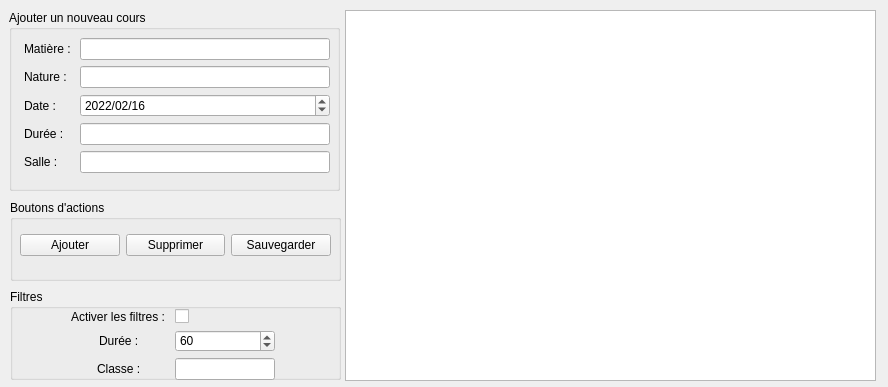
<?xml version="1.0" encoding="UTF-8"?>
<ui version="4.0">
 <class>Widget</class>
 <widget class="QWidget" name="Widget">
  <property name="geometry">
   <rect>
    <x>0</x>
    <y>0</y>
    <width>888</width>
    <height>387</height>
   </rect>
  </property>
  <property name="windowTitle">
   <string>Widget</string>
  </property>
  <widget class="QTableView" name="tvTable">
   <property name="geometry">
    <rect>
     <x>345</x>
     <y>10</y>
     <width>531</width>
     <height>371</height>
    </rect>
   </property>
   <property name="alternatingRowColors">
    <bool>true</bool>
   </property>
   <property name="sortingEnabled">
    <bool>true</bool>
   </property>
  </widget>
  <widget class="QGroupBox" name="gb_buttons">
   <property name="geometry">
    <rect>
     <x>10</x>
     <y>200</y>
     <width>331</width>
     <height>81</height>
    </rect>
   </property>
   <property name="title">
    <string>Boutons d'actions</string>
   </property>
   <widget class="QWidget" name="layoutWidget">
    <property name="geometry">
     <rect>
      <x>10</x>
      <y>20</y>
      <width>311</width>
      <height>51</height>
     </rect>
    </property>
    <layout class="QHBoxLayout" name="hl_buttons" stretch="10,0,10">
     <property name="sizeConstraint">
      <enum>QLayout::SetDefaultConstraint</enum>
     </property>
     <property name="topMargin">
      <number>0</number>
     </property>
     <property name="bottomMargin">
      <number>0</number>
     </property>
     <item>
      <widget class="QPushButton" name="addButton">
       <property name="maximumSize">
        <size>
         <width>100</width>
         <height>16777215</height>
        </size>
       </property>
       <property name="text">
        <string>Ajouter</string>
       </property>
      </widget>
     </item>
     <item>
      <widget class="QPushButton" name="deleteButton">
       <property name="sizePolicy">
        <sizepolicy hsizetype="Minimum" vsizetype="Maximum">
         <horstretch>0</horstretch>
         <verstretch>0</verstretch>
        </sizepolicy>
       </property>
       <property name="text">
        <string>Supprimer</string>
       </property>
      </widget>
     </item>
     <item>
      <widget class="QPushButton" name="submitButton">
       <property name="maximumSize">
        <size>
         <width>100</width>
         <height>16777215</height>
        </size>
       </property>
       <property name="text">
        <string>Sauvegarder</string>
       </property>
      </widget>
     </item>
    </layout>
   </widget>
  </widget>
  <widget class="QGroupBox" name="gb_actions">
   <property name="geometry">
    <rect>
     <x>9</x>
     <y>10</y>
     <width>331</width>
     <height>181</height>
    </rect>
   </property>
   <property name="title">
    <string>Ajouter un nouveau cours</string>
   </property>
   <widget class="QWidget" name="layoutWidget">
    <property name="geometry">
     <rect>
      <x>0</x>
      <y>20</y>
      <width>331</width>
      <height>151</height>
     </rect>
    </property>
    <layout class="QFormLayout" name="lf_form">
     <property name="labelAlignment">
      <set>Qt::AlignLeading|Qt::AlignLeft|Qt::AlignVCenter</set>
     </property>
     <property name="formAlignment">
      <set>Qt::AlignCenter</set>
     </property>
     <item row="0" column="1">
      <widget class="QLineEdit" name="le_subject">
       <property name="maximumSize">
        <size>
         <width>250</width>
         <height>16777215</height>
        </size>
       </property>
      </widget>
     </item>
     <item row="1" column="0">
      <widget class="QLabel" name="l_type">
       <property name="text">
        <string>Nature : </string>
       </property>
      </widget>
     </item>
     <item row="1" column="1">
      <widget class="QLineEdit" name="le_type">
       <property name="maximumSize">
        <size>
         <width>250</width>
         <height>16777215</height>
        </size>
       </property>
      </widget>
     </item>
     <item row="2" column="0">
      <widget class="QLabel" name="l_date">
       <property name="text">
        <string>Date : </string>
       </property>
      </widget>
     </item>
     <item row="2" column="1">
      <widget class="QDateEdit" name="le_date">
       <property name="maximumSize">
        <size>
         <width>250</width>
         <height>16777215</height>
        </size>
       </property>
       <property name="dateTime">
        <datetime>
         <hour>0</hour>
         <minute>0</minute>
         <second>0</second>
         <year>2022</year>
         <month>2</month>
         <day>16</day>
        </datetime>
       </property>
       <property name="maximumDateTime">
        <datetime>
         <hour>23</hour>
         <minute>59</minute>
         <second>59</second>
         <year>2030</year>
         <month>12</month>
         <day>31</day>
        </datetime>
       </property>
       <property name="minimumDateTime">
        <datetime>
         <hour>0</hour>
         <minute>0</minute>
         <second>0</second>
         <year>2010</year>
         <month>9</month>
         <day>14</day>
        </datetime>
       </property>
       <property name="currentSection">
        <enum>QDateTimeEdit::YearSection</enum>
       </property>
       <property name="displayFormat">
        <string>yyyy/MM/dd</string>
       </property>
      </widget>
     </item>
     <item row="3" column="0">
      <widget class="QLabel" name="l_duration">
       <property name="text">
        <string>Durée : </string>
       </property>
      </widget>
     </item>
     <item row="3" column="1">
      <widget class="QLineEdit" name="le_duration">
       <property name="maximumSize">
        <size>
         <width>250</width>
         <height>16777215</height>
        </size>
       </property>
      </widget>
     </item>
     <item row="4" column="0">
      <widget class="QLabel" name="l_classroom">
       <property name="text">
        <string>Salle : </string>
       </property>
      </widget>
     </item>
     <item row="4" column="1">
      <widget class="QLineEdit" name="le_classroom">
       <property name="maximumSize">
        <size>
         <width>250</width>
         <height>16777215</height>
        </size>
       </property>
      </widget>
     </item>
     <item row="0" column="0">
      <widget class="QLabel" name="l_subject">
       <property name="text">
        <string>Matière : </string>
       </property>
      </widget>
     </item>
    </layout>
   </widget>
  </widget>
  <widget class="QGroupBox" name="gb_filters">
   <property name="geometry">
    <rect>
     <x>10</x>
     <y>289</y>
     <width>331</width>
     <height>91</height>
    </rect>
   </property>
   <property name="title">
    <string>Filtres</string>
   </property>
   <widget class="QWidget" name="formLayoutWidget">
    <property name="geometry">
     <rect>
      <x>10</x>
      <y>20</y>
      <width>301</width>
      <height>71</height>
     </rect>
    </property>
    <layout class="QFormLayout" name="formLayout">
     <property name="labelAlignment">
      <set>Qt::AlignCenter</set>
     </property>
     <property name="formAlignment">
      <set>Qt::AlignCenter</set>
     </property>
     <item row="1" column="1">
      <widget class="QDoubleSpinBox" name="dsb_duration">
       <property name="maximumSize">
        <size>
         <width>100</width>
         <height>16777215</height>
        </size>
       </property>
       <property name="decimals">
        <number>0</number>
       </property>
       <property name="minimum">
        <double>30.000000000000000</double>
       </property>
       <property name="maximum">
        <double>240.000000000000000</double>
       </property>
       <property name="singleStep">
        <double>10.000000000000000</double>
       </property>
       <property name="value">
        <double>60.000000000000000</double>
       </property>
      </widget>
     </item>
     <item row="1" column="0">
      <widget class="QLabel" name="l_duration_2">
       <property name="text">
        <string>Durée : </string>
       </property>
      </widget>
     </item>
     <item row="2" column="0">
      <widget class="QLabel" name="l_classroom_2">
       <property name="text">
        <string>Classe : </string>
       </property>
      </widget>
     </item>
     <item row="2" column="1">
      <widget class="QLineEdit" name="le_classroomfilter">
       <property name="maximumSize">
        <size>
         <width>100</width>
         <height>50</height>
        </size>
       </property>
      </widget>
     </item>
     <item row="0" column="1">
      <widget class="QCheckBox" name="cb_filters">
       <property name="maximumSize">
        <size>
         <width>50</width>
         <height>16777215</height>
        </size>
       </property>
       <property name="text">
        <string/>
       </property>
      </widget>
     </item>
     <item row="0" column="0">
      <widget class="QLabel" name="l_actFilters">
       <property name="text">
        <string>Activer les filtres : </string>
       </property>
      </widget>
     </item>
    </layout>
   </widget>
  </widget>
 </widget>
 <resources/>
 <connections/>
</ui>
